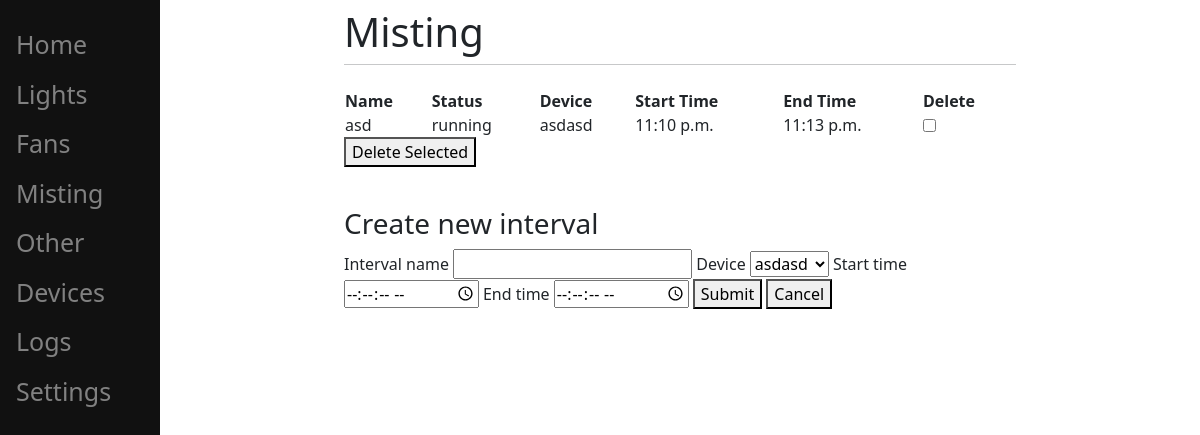
Page /misting/ on the committed database.
### guiControl/models.py (models this page shows, shortened)
class Light_interval(models.Model):
    id = models.AutoField(primary_key=True)
    name = models.CharField(max_length=100)
    device = models.ForeignKey(Device, on_delete=models.CASCADE)
    status = models.CharField(max_length=100)
    start_time = models.TimeField()
    end_time = models.TimeField()

class Device(models.Model):
    id = models.AutoField(primary_key=True)
    name = models.CharField(max_length=100, unique=True)
    pin_number = models.IntegerField(default=0, unique=True)
    type = models.CharField(max_length=100)
    status = models.CharField(max_length=100, default="Dummy")
    is_disabled = models.BooleanField(default=False)
    def __str__(self):
        return self.name

### guiControl/views.py (the view, shortened to what this page needs)
# urls.py: path('misting/', views.misting, name='misting'),
def misting(response):
    def get_all_relevant_intervals():
        relevant_intervals = []
        all_intervals = Light_interval.objects.all()
        for inter in all_intervals:
            related_device = Device.objects.get(id=inter.device.id)
            if related_device.type == "Misting":
                relevant_intervals.append(inter)
        return relevant_intervals
    return render(response, "guiControl/intervals.html", {'intervals':get_all_relevant_intervals(), 'devices':Device.objects.all(), 'interval_type':"Misting"})

### guiControl/templates/guiControl/intervals.html (shortened to what this page needs)
{% extends 'guiControl/base.html' %}
{% block pageTitle %} {{ interval_type }} {% endblock %}
{% block content %}
<form method="post" ,action="#">
    <table style="width:100%">
        <tr>
            <th>Name</th>
            <th>Status</th>
            <th>Device</th>
            <th>Start Time</th>
            <th>End Time</th>
            <th>Delete</th>
        </tr>
        {% for inter in intervals %}
        <tr>
            <td>{{inter.name}}</td>
            <td>{{inter.status}}</td>
            <td>{{inter.device}}</td>
            <td>{{inter.start_time}}</td>
            <td>{{inter.end_time}}</td>
            <td><input type="checkbox" name="delete-inter_{{inter.id}}"></button></td>
        </tr>
        {%endfor%}
    </table>
    <button type="submit"  name="delete_intervals" value='delete_intervals'>Delete Selected</button>
</form>
<br>
<h3>Create new interval</h3>
<form method="post" ,action="#">
    <a>Interval name</a>
    <input type="text" name="interval_name" required>
    <a>Device</a>
    <select name="device" required>
        {% for device in devices %}
            {% if device.type == interval_type %}
                <option value="{{ device }}">{{ device.name }}</option>
            {% endif %}
        {% endfor %}
    </select>
    <a>Start time</a>
    <input type="time" name="start_time" step="1" required>
    <a>End time</a>
    <input type="time" name="end_time" step="1" required>
    <button type="submit"  name="submit" value='submit_data'>Submit</button>
    <button type="reset"  name="cancel" value='cancel_form'>Cancel</button>
</form>
{% endblock %}

### rows in the picture
Light_interval: name "asd", status "running", device "asdasd", start_time "11:10 p.m.", end_time "11:13 p.m."

### other values in the picture
{{ interval_type }} "Misting"
form field device "asdasd"
